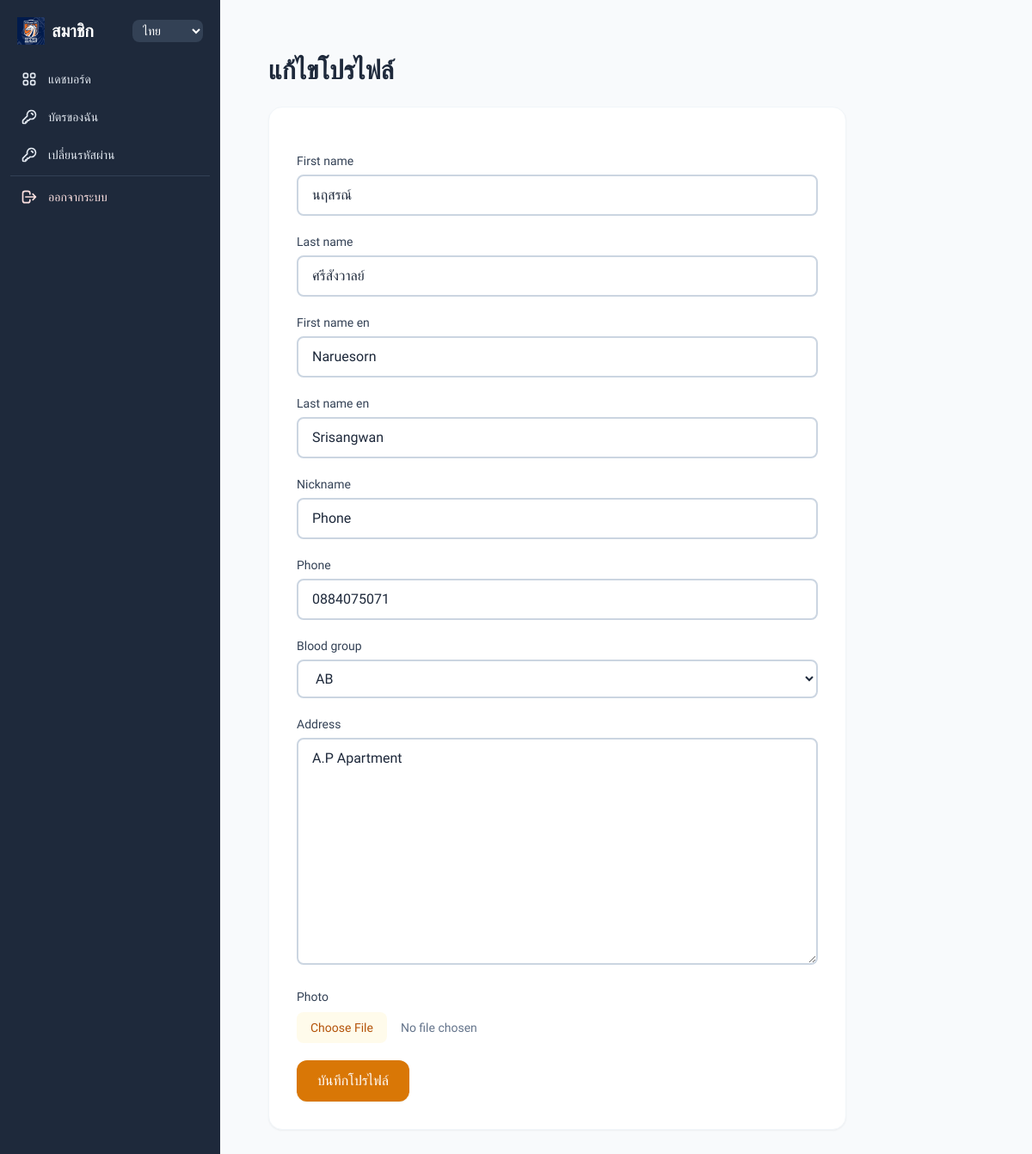
/th/profile/edit/ (signed in), run on the app's committed database.
### members/models.py (models this page shows, shortened)
class Member(models.Model):
    ROLE_CHOICES = [
        ('MEMBER', 'Member'),
        ('STAFF', 'Staff'),
        ('COMMITTEE', 'Committee'),
        ('PRESIDENT', 'President'),
    ]
    BLOOD_CHOICES = [
        ('A', 'A'),
        ('B', 'B'),
        ('AB', 'AB'),
        ('O', 'O'),
    ]
    user = models.OneToOneField(User, on_delete=models.CASCADE)
    member_id = models.CharField(
        max_length=20,
        unique=True,
        editable=False
    )
    public_id = models.UUIDField(default=uuid.uuid4, unique=True, editable=False)
    first_name = models.CharField(max_length=100)
    last_name = models.CharField(max_length=100)
    first_name_en = models.CharField(max_length=100, blank=True)
    last_name_en = models.CharField(max_length=100, blank=True)
    nickname = models.CharField(max_length=50, blank=True)
    phone = models.CharField(max_length=20, blank=True, validators=[phone_validator])
    blood_group = models.CharField(
        max_length=3,
        choices=BLOOD_CHOICES,
        blank=True
    )
    address = models.TextField(blank=True)
    photo = models.ImageField(upload_to='member_photos/', blank=True, null=True)
    join_date = models.DateField()
    expire_date = models.DateField(blank=True, null=True)
    role = models.CharField(
        max_length=20,
        choices=ROLE_CHOICES,
        default='MEMBER'
    )
    is_active = models.BooleanField(default=True)
    class Meta:
        indexes = [
            models.Index(fields=['public_id']),
            models.Index(fields=['member_id']),
        ]

### members/views.py (the view)
# urls.py: path("profile/edit/", views.edit_profile, name="edit_profile"),
@login_required
def edit_profile(request):
    member = getattr(request.user, 'member', None)
    if not member:
        messages.error(request, _("ไม่มีข้อมูลสมาชิก กรุณาติดต่อผู้ดูแลระบบ"))
        return redirect("staff_login")
    role = member.role
    if request.method == "POST":
        form = MemberForm(
            request.POST,
            request.FILES,
            instance=member,
            user=request.user
        )
        if form.is_valid():
            form.save()
            messages.success(request, _("บันทึกโปรไฟล์เรียบร้อยแล้ว"))
            if role == "MEMBER":
                return redirect("member_dashboard")
            else:
                return redirect("staff_dashboard")
    else:
        form = MemberForm(
            instance=member,
            user=request.user
        )
    if role == "MEMBER":
        template_name = "members/edit_profile_member.html"
    else:
        template_name = "members/edit_profile_staff.html"
    return render(request, template_name, {
        "form": form,
        "member": member
    })

### members/templates/members/edit_profile_member.html (shortened to what this page needs)
{% extends "base_member.html" %}
{% load i18n %}
{% block content %}
<div class="max-w-2xl">
    <h1 class="text-2xl sm:text-3xl font-bold mb-6 text-slate-800">{% trans "แก้ไขโปรไฟล์" %}</h1>
    <div class="bg-white rounded-2xl shadow-sm border border-slate-100 p-5 sm:p-8">
        <form method="POST" enctype="multipart/form-data" class="space-y-5">
            {% for field in form %}
            <div>
                <label class="block text-sm font-medium text-slate-700 mb-1.5">{{ field.label }}</label>
                {% if field.name == "photo" %}
                    <div class="mt-2">
                        <input type="file" name="photo" accept="image/*"
                               class="block w-full text-sm text-slate-500 file:mr-4 file:py-2 file:px-4 file:rounded-lg file:border-0 file:text-sm file:font-medium file:bg-amber-50 file:text-amber-700 hover:file:bg-amber-100">
                    </div>
                {% elif field.name == "is_active" %}
                    <div class="flex items-center gap-3">{{ field }} <span class="text-sm text-slate-700">Active</span></div>
                {% else %}
                    {{ field }}
                {% endif %}
            </div>
            {% endfor %}
            <button type="submit" class="bg-amber-600 hover:bg-amber-700 text-white font-medium py-3 px-6 rounded-xl transition shadow-sm w-full sm:w-auto">{% trans "บันทึกโปรไฟล์" %}</button>
        </form>
    </div>
</div>
{% endblock %}

### members/templates/base_member.html (style rules this page uses)
body { font-family: 'Sarabun', sans-serif; }

### data on the page
Member: form "นฤสรณ์" "ศรีสังวาลย์" "Naruesorn" "Srisangwan" "Phone" "0884075071" "AB" "A.P Apartment"

### other printed values
{{ field.label }} "First name" "Last name" "First name en" "Last name en" "Nickname" "Phone" "Blood group" "Address" "Photo"
